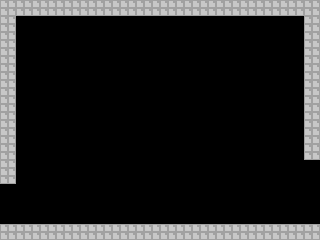

This game map was drawn from its Tiled (.tmx) file and the tilesets committed beside it. A one-line description and the trimmed map source follow:
An orthogonal 40x30 tile map with 8x8 px tiles, 1 tile layer (MainTiles) and 5 objects (2x Transition, lever, door, playerspawn).

<map version="1.0" tiledversion="1.1.3" orientation="orthogonal" renderorder="right-down" width="40" height="30" tilewidth="8" tileheight="8" infinite="0" nextobjectid="9">
 <tileset firstgid="1" source="Tileset0.tsx" />
 <layer name="MainTiles" width="40" height="30">
  <data>[1200 cells, 238 non-empty, 1 distinct tile ids]</data>
 </layer>
 <objectgroup name="EntitySpawn">
  <object id="2" name="LeverExit" type="lever" x="144" y="208">
   <properties>
    <property name="EventTrigger" value="FlipDoor" />
    <property name="EventType" value="OnInteract" />
   </properties>
   <point />
  </object>
  <object id="4" name="DoorExit" type="door" x="304" y="160" width="16" height="64">
   <properties>
    <property name="EventWatch" value="FlipDoor" />
   </properties>
  </object>
  <object id="8" name="Spawn0" type="playerspawn" x="39.5" y="193.5">
   <point />
  </object>
 </objectgroup>
 <objectgroup name="Transitions">
  <object id="1" name="FlipFlopEntry" type="Transition" x="0" y="184" width="8.27273" height="39.6363">
   <properties>
    <property name="TargetLevel" value="Climbing" />
    <property name="TargetTransition" value="ClimbingExit" />
   </properties>
  </object>
  <object id="7" name="FlipFlopExit" type="Transition" x="312" y="160" width="8" height="64">
   <properties>
    <property name="TargetLevel" value="Going" />
    <property name="TargetTransition" value="GoingEntry" />
   </properties>
  </object>
 </objectgroup>
</map>